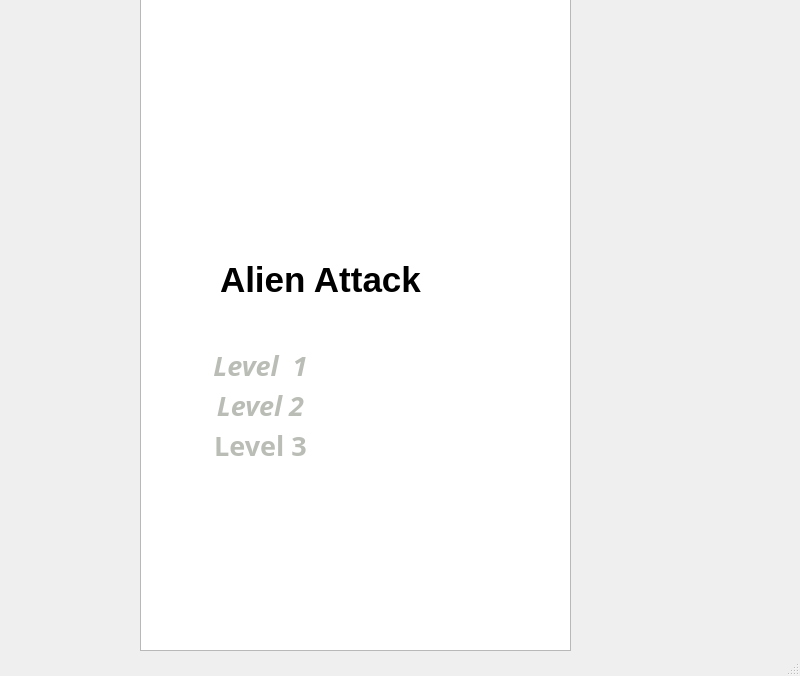
<?xml version="1.0" encoding="UTF-8"?>
<ui version="4.0">
 <class>menu</class>
 <widget class="QMainWindow" name="menu">
  <property name="geometry">
   <rect>
    <x>0</x>
    <y>0</y>
    <width>800</width>
    <height>676</height>
   </rect>
  </property>
  <property name="windowTitle">
   <string>MainWindow</string>
  </property>
  <widget class="QWidget" name="centralwidget">
   <widget class="QGraphicsView" name="graphicsView">
    <property name="geometry">
     <rect>
      <x>140</x>
      <y>-90</y>
      <width>431</width>
      <height>741</height>
     </rect>
    </property>
   </widget>
   <widget class="QLabel" name="label">
    <property name="geometry">
     <rect>
      <x>220</x>
      <y>250</y>
      <width>251</width>
      <height>61</height>
     </rect>
    </property>
    <property name="font">
     <font>
      <pointsize>13</pointsize>
     </font>
    </property>
    <property name="text">
     <string>&lt;html&gt;&lt;head/&gt;&lt;body&gt;&lt;p&gt;&lt;span style=&quot; font-size:26pt; font-weight:600;&quot;&gt;Alien Attack&lt;/span&gt;&lt;/p&gt;&lt;/body&gt;&lt;/html&gt;</string>
    </property>
   </widget>
   <widget class="QPushButton" name="pushButton">
    <property name="geometry">
     <rect>
      <x>200</x>
      <y>350</y>
      <width>121</width>
      <height>31</height>
     </rect>
    </property>
    <property name="font">
     <font>
      <family>Chilanka</family>
      <pointsize>20</pointsize>
      <weight>75</weight>
      <italic>true</italic>
      <bold>true</bold>
      <underline>false</underline>
      <strikeout>false</strikeout>
      <kerning>true</kerning>
     </font>
    </property>
    <property name="styleSheet">
     <string notr="true">#pushButton{
background-color: transparent
;color: rgb(186, 189, 182)
;border: default;
}
#pushButton::hover{
color: rgb(0, 255, 140)
;border: none;
}
#pushButton::pressed{
color: orange;
border: default;
}
</string>
    </property>
    <property name="text">
     <string>Level  1</string>
    </property>
   </widget>
   <widget class="QPushButton" name="pushButton_2">
    <property name="geometry">
     <rect>
      <x>210</x>
      <y>390</y>
      <width>101</width>
      <height>31</height>
     </rect>
    </property>
    <property name="font">
     <font>
      <family>Chilanka</family>
      <pointsize>20</pointsize>
      <weight>75</weight>
      <italic>true</italic>
      <bold>true</bold>
      <underline>false</underline>
      <strikeout>false</strikeout>
      <kerning>true</kerning>
     </font>
    </property>
    <property name="styleSheet">
     <string notr="true">#pushButton_2{
background-color: transparent
;color: rgb(186, 189, 182)
;border: default;
}
#pushButton_2::hover{
color: rgb(0, 255, 140)
;border: none;
}
#pushButton_2::pressed{
color: orange;
border: default;
}</string>
    </property>
    <property name="text">
     <string>Level 2</string>
    </property>
   </widget>
   <widget class="QPushButton" name="pushButton_3">
    <property name="geometry">
     <rect>
      <x>210</x>
      <y>430</y>
      <width>101</width>
      <height>31</height>
     </rect>
    </property>
    <property name="font">
     <font>
      <family>Chilanka</family>
      <pointsize>20</pointsize>
      <weight>75</weight>
      <bold>true</bold>
      <underline>false</underline>
      <strikeout>false</strikeout>
      <kerning>true</kerning>
     </font>
    </property>
    <property name="styleSheet">
     <string notr="true">#pushButton_3{
background-color: transparent
;color: rgb(186, 189, 182)
;border: default;
}
#pushButton_3::hover{
color: rgb(0, 255, 140)
;border: none;
}
#pushButton_3::pressed{
color: orange;
border: default;
}</string>
    </property>
    <property name="text">
     <string>Level 3</string>
    </property>
   </widget>
   <widget class="QLabel" name="labelMenu">
    <property name="geometry">
     <rect>
      <x>140</x>
      <y>30</y>
      <width>431</width>
      <height>621</height>
     </rect>
    </property>
    <property name="text">
     <string>TextLabel</string>
    </property>
   </widget>
   <zorder>labelMenu</zorder>
   <zorder>graphicsView</zorder>
   <zorder>label</zorder>
   <zorder>pushButton</zorder>
   <zorder>pushButton_2</zorder>
   <zorder>pushButton_3</zorder>
  </widget>
  <widget class="QMenuBar" name="menubar">
   <property name="geometry">
    <rect>
     <x>0</x>
     <y>0</y>
     <width>800</width>
     <height>22</height>
    </rect>
   </property>
  </widget>
  <widget class="QStatusBar" name="statusbar"/>
 </widget>
 <resources/>
 <connections/>
</ui>
